Frame 1 (no input): blank canvas, image omitted
Frame 60 (no input): blank canvas, image omitted
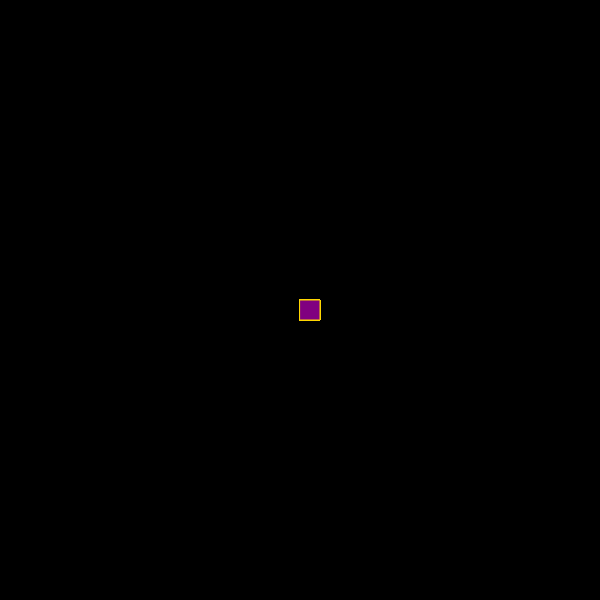
Frame 120 (the mouse pressed at the canvas centre since frame 60)

The p5.js sketch whose frames 1 and 60 were blank and that drew this single picture after the mouse press (run headless with seeded random() and noise() and a simulated clock; from frame 60 on, the mouse is pressed at the canvas centre):

// p5.js sketch
// ── sketch.js
function setup() {
    createCanvas(600, 600);
    background("black");
  }  
  
  function draw() {
    stroke("gold");
    fill("purple");
    
   if(mouseIsPressed) {
    rect(mouseX,mouseY,20,20);
    }
  }
